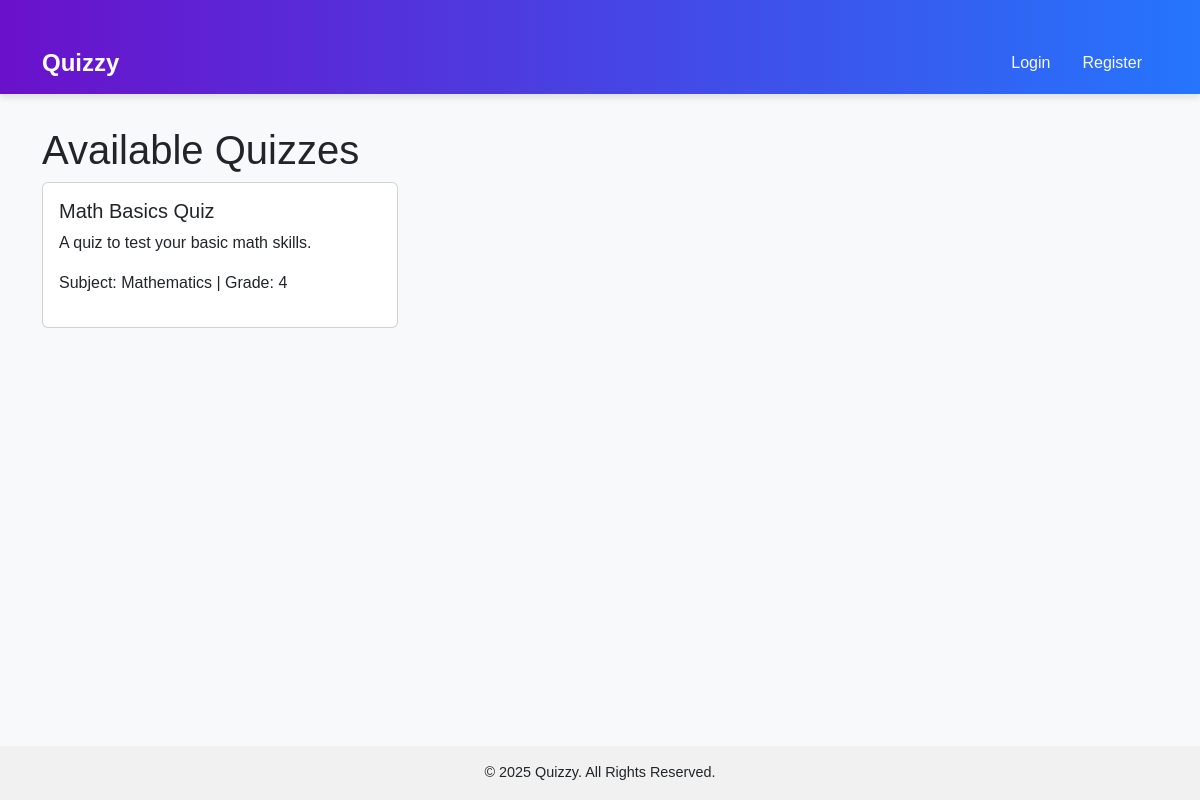
Before: /quiz_list with the older database file.
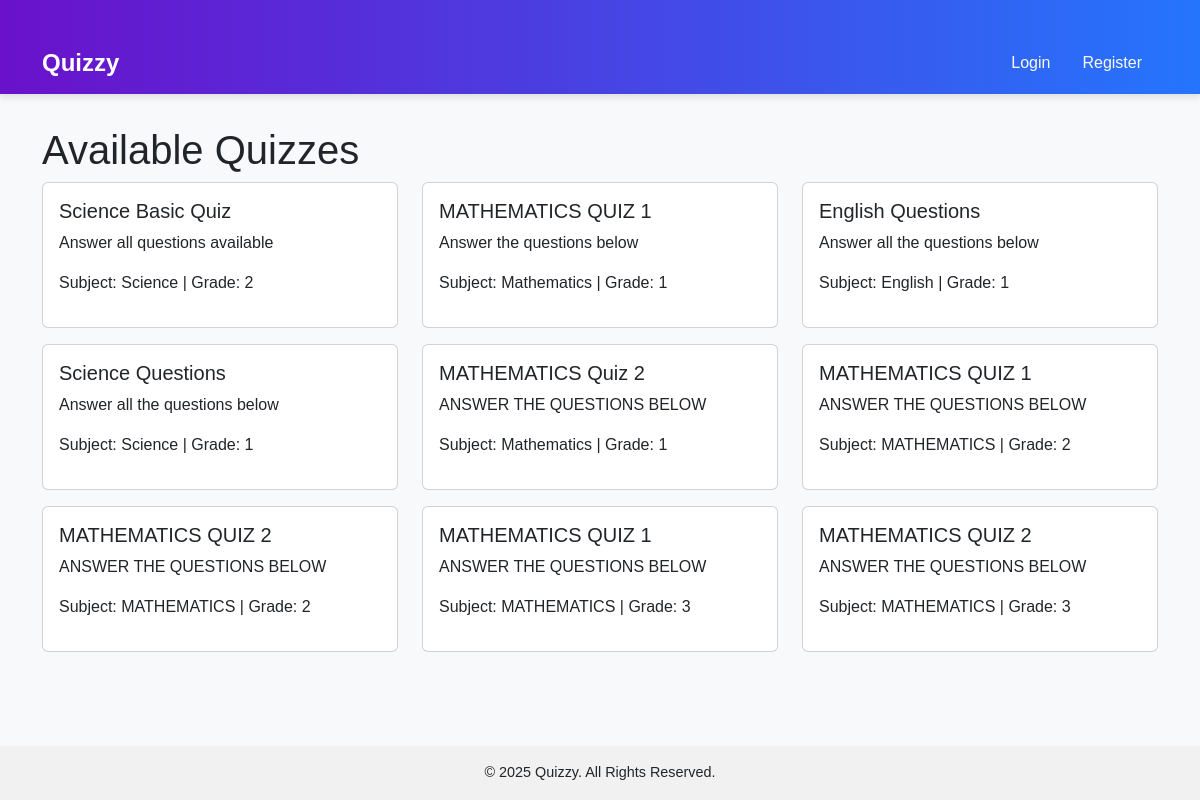
After: the same page with the newer database file.
### quizzes/models.py (models this page shows, shortened)
class Quiz(models.Model):
    QUESTION_TYPES = [
        ('MC', 'Multiple Choice'),
        ('TF', 'True/False'),
        ('SA', 'Short Answer')
    ]
    title = models.CharField(max_length=200)
    description = models.TextField(blank=True)
    created_by = models.ForeignKey(settings.AUTH_USER_MODEL, on_delete=models.CASCADE)
    subject = models.CharField(max_length=100)
    grade_level = models.IntegerField()
    subject = models.CharField(max_length=100)

### quizzes/views.py (the view)
# urls.py: path('quiz_list', views.quiz_list, name='quiz_list'),
def quiz_list(request):
    quizzes = Quiz.objects.all()
    return render(request, 'quiz_list.html', {'quizzes': quizzes})

### templates/quiz_list.html
{% extends 'base.html' %}
{% block content %}
<h1>Available Quizzes</h1>
<div class="row">
    {% for quiz in quizzes %}
    <div class="col-md-4 mb-3">
        <div class="card">
            <div class="card-body">
                <h5 class="card-title">{{ quiz.title }}</h5>
                <p class="card-text">{{ quiz.description }}</p>
                <p>Subject: {{ quiz.subject }} | Grade: {{ quiz.grade_level }}</p>
            </div>
        </div>
    </div>
    {% empty %}
    <p>No quizzes available.</p>
    {% endfor %}
</div>
{% endblock %}

Changed rows visible on the page:
removed Quiz: title "Math Basics Quiz", description "A quiz to test your basic math skills.", subject "Mathematics", grade_level "4"
added Quiz: title "Science Basic Quiz", description "Answer all questions available", subject "Science", grade_level "2"
added Quiz: title "MATHEMATICS QUIZ 1", description "Answer the questions below", subject "Mathematics", grade_level "1"
added Quiz: title "English Questions", description "Answer all the questions below", subject "English", grade_level "1"
added Quiz: title "Science Questions", description "Answer all the questions below", subject "Science", grade_level "1"
added Quiz: title "MATHEMATICS Quiz 2", description "ANSWER THE QUESTIONS BELOW", subject "Mathematics", grade_level "1"
added Quiz: title "MATHEMATICS QUIZ 1", description "ANSWER THE QUESTIONS BELOW", subject "MATHEMATICS", grade_level "2"
added Quiz: title "MATHEMATICS QUIZ 2", description "ANSWER THE QUESTIONS BELOW", subject "MATHEMATICS", grade_level "2"
added Quiz: title "MATHEMATICS QUIZ 1", description "ANSWER THE QUESTIONS BELOW", subject "MATHEMATICS", grade_level "3"
added Quiz: title "MATHEMATICS QUIZ 2", description "ANSWER THE QUESTIONS BELOW", subject "MATHEMATICS", grade_level "3"
